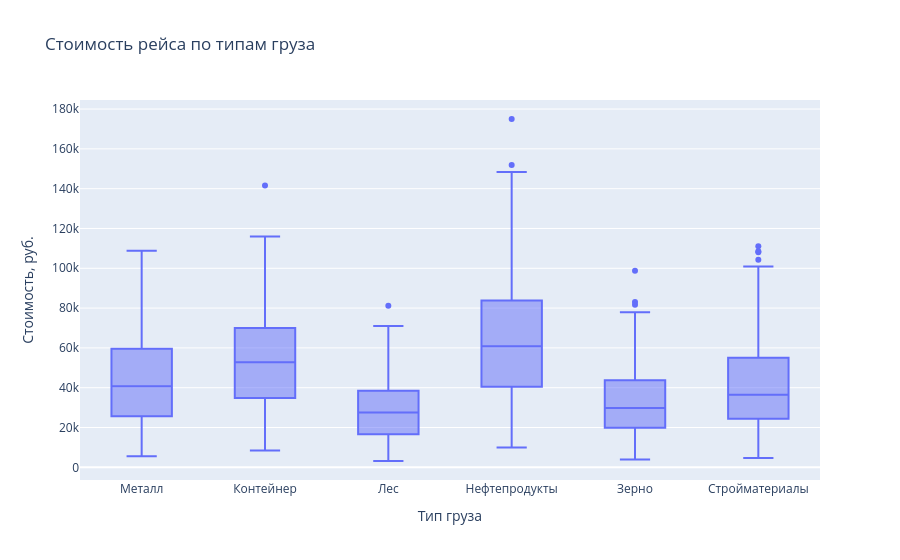

Write notebook code for a chart like this one.
### Code cell
# 4)
fig = px.box(df, x="cargo_type", y="cost_rub", hover_data=["trip_id", "route"],
             title="Стоимость рейса по типам груза",
             labels={"cargo_type": "Тип груза", "cost_rub": "Стоимость, руб."})
fig.show()
# при наведении видно медиану, квартили и усы, а у выбросов ещё номер рейса и маршрут

### Figure 1 — Plotly figure (JSON) as saved in the notebook; plotly's stock layout.template omitted (floating-point values rounded to 4 significant figures; data arrays with more than 128 entries replaced by an {"elided": "..."} marker saying what was removed)
{"data": [{"alignmentgroup": "True", "customdata": {"elided": "910x2 str values"}, "hovertemplate": "Тип груза=%{x}<br>Стоимость, руб.=%{y}<br>trip_id=%{customdata[0]}<br>route=%{customdata[1]}<extra></extra>", "legendgroup": "", "marker": {"color": "#636efa"}, "name": "", "notched": false, "offsetgroup": "", "orientation": "v", "showlegend": false, "type": "box", "x": {"elided": "910 str values"}, "x0": " ", "xaxis": "x", "y": {"elided": "910 int values"}, "y0": " ", "yaxis": "y"}], "layout": {"boxmode": "group", "legend": {"tracegroupgap": 0}, "title": {"text": "Стоимость рейса по типам груза"}, "xaxis": {"anchor": "y", "domain": [0, 1], "title": {"text": "Тип груза"}}, "yaxis": {"anchor": "x", "domain": [0, 1], "title": {"text": "Стоимость, руб."}}}}
